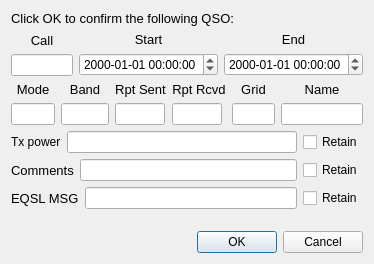
<?xml version="1.0" encoding="UTF-8"?>
<ui version="4.0">
 <class>LogQSO</class>
 <widget class="QDialog" name="LogQSO">
  <property name="geometry">
   <rect>
    <x>0</x>
    <y>0</y>
    <width>374</width>
    <height>264</height>
   </rect>
  </property>
  <property name="sizePolicy">
   <sizepolicy hsizetype="Preferred" vsizetype="Preferred">
    <horstretch>0</horstretch>
    <verstretch>0</verstretch>
   </sizepolicy>
  </property>
  <layout class="QVBoxLayout" name="verticalLayout_11">
   <item>
    <widget class="QLabel" name="label">
     <property name="font">
      <font>
       <pointsize>10</pointsize>
      </font>
     </property>
     <property name="text">
      <string>Click OK to confirm the following QSO:</string>
     </property>
    </widget>
   </item>
   <item>
    <layout class="QHBoxLayout" name="horizontalLayout_2">
     <item>
      <layout class="QVBoxLayout" name="verticalLayout">
       <item>
        <widget class="QLabel" name="lab1">
         <property name="font">
          <font>
           <pointsize>10</pointsize>
          </font>
         </property>
         <property name="text">
          <string>Call</string>
         </property>
         <property name="alignment">
          <set>Qt::AlignCenter</set>
         </property>
        </widget>
       </item>
       <item>
        <widget class="QLineEdit" name="call"/>
       </item>
      </layout>
     </item>
     <item>
      <layout class="QVBoxLayout" name="verticalLayout_2">
       <item>
        <widget class="QLabel" name="lab2">
         <property name="font">
          <font>
           <pointsize>10</pointsize>
          </font>
         </property>
         <property name="text">
          <string>Start</string>
         </property>
         <property name="alignment">
          <set>Qt::AlignCenter</set>
         </property>
        </widget>
       </item>
       <item>
        <widget class="QDateTimeEdit" name="start_date_time">
         <property name="sizePolicy">
          <sizepolicy hsizetype="Maximum" vsizetype="Fixed">
           <horstretch>0</horstretch>
           <verstretch>0</verstretch>
          </sizepolicy>
         </property>
         <property name="displayFormat">
          <string notr="true">yyyy-MM-dd HH:mm:ss</string>
         </property>
        </widget>
       </item>
      </layout>
     </item>
     <item>
      <layout class="QVBoxLayout" name="verticalLayout_3">
       <item>
        <widget class="QLabel" name="lab2_3">
         <property name="font">
          <font>
           <pointsize>10</pointsize>
          </font>
         </property>
         <property name="text">
          <string>End</string>
         </property>
         <property name="alignment">
          <set>Qt::AlignCenter</set>
         </property>
        </widget>
       </item>
       <item>
        <widget class="QDateTimeEdit" name="end_date_time">
         <property name="sizePolicy">
          <sizepolicy hsizetype="Maximum" vsizetype="Fixed">
           <horstretch>0</horstretch>
           <verstretch>0</verstretch>
          </sizepolicy>
         </property>
         <property name="displayFormat">
          <string notr="true">yyyy-MM-dd HH:mm:ss</string>
         </property>
        </widget>
       </item>
      </layout>
     </item>
    </layout>
   </item>
   <item>
    <layout class="QHBoxLayout" name="horizontalLayout_4">
     <item>
      <layout class="QVBoxLayout" name="verticalLayout_4">
       <item>
        <widget class="QLabel" name="lab4">
         <property name="font">
          <font>
           <pointsize>10</pointsize>
          </font>
         </property>
         <property name="text">
          <string>Mode</string>
         </property>
         <property name="alignment">
          <set>Qt::AlignCenter</set>
         </property>
        </widget>
       </item>
       <item>
        <widget class="QLineEdit" name="mode">
         <property name="maximumSize">
          <size>
           <width>70</width>
           <height>16777215</height>
          </size>
         </property>
        </widget>
       </item>
      </layout>
     </item>
     <item>
      <layout class="QVBoxLayout" name="verticalLayout_6">
       <item>
        <widget class="QLabel" name="lab5">
         <property name="font">
          <font>
           <pointsize>10</pointsize>
          </font>
         </property>
         <property name="text">
          <string>Band</string>
         </property>
         <property name="alignment">
          <set>Qt::AlignCenter</set>
         </property>
        </widget>
       </item>
       <item>
        <widget class="QLineEdit" name="band">
         <property name="minimumSize">
          <size>
           <width>48</width>
           <height>0</height>
          </size>
         </property>
         <property name="maximumSize">
          <size>
           <width>64</width>
           <height>16777215</height>
          </size>
         </property>
        </widget>
       </item>
      </layout>
     </item>
     <item>
      <layout class="QVBoxLayout" name="verticalLayout_7">
       <item>
        <widget class="QLabel" name="lab6">
         <property name="font">
          <font>
           <pointsize>10</pointsize>
          </font>
         </property>
         <property name="text">
          <string>Rpt Sent</string>
         </property>
         <property name="alignment">
          <set>Qt::AlignCenter</set>
         </property>
        </widget>
       </item>
       <item>
        <widget class="QLineEdit" name="sent">
         <property name="maximumSize">
          <size>
           <width>50</width>
           <height>16777215</height>
          </size>
         </property>
        </widget>
       </item>
      </layout>
     </item>
     <item>
      <layout class="QVBoxLayout" name="verticalLayout_8">
       <item>
        <widget class="QLabel" name="lab7">
         <property name="font">
          <font>
           <pointsize>10</pointsize>
          </font>
         </property>
         <property name="text">
          <string>Rpt Rcvd</string>
         </property>
         <property name="alignment">
          <set>Qt::AlignCenter</set>
         </property>
        </widget>
       </item>
       <item>
        <widget class="QLineEdit" name="rcvd">
         <property name="maximumSize">
          <size>
           <width>50</width>
           <height>16777215</height>
          </size>
         </property>
        </widget>
       </item>
      </layout>
     </item>
     <item>
      <layout class="QVBoxLayout" name="verticalLayout_9">
       <item>
        <widget class="QLabel" name="lab8">
         <property name="font">
          <font>
           <pointsize>10</pointsize>
          </font>
         </property>
         <property name="text">
          <string>Grid</string>
         </property>
         <property name="alignment">
          <set>Qt::AlignCenter</set>
         </property>
        </widget>
       </item>
       <item>
        <widget class="QLineEdit" name="grid">
         <property name="maximumSize">
          <size>
           <width>70</width>
           <height>16777215</height>
          </size>
         </property>
        </widget>
       </item>
      </layout>
     </item>
     <item>
      <layout class="QVBoxLayout" name="verticalLayout_10">
       <item>
        <widget class="QLabel" name="lab9">
         <property name="enabled">
          <bool>true</bool>
         </property>
         <property name="font">
          <font>
           <pointsize>10</pointsize>
          </font>
         </property>
         <property name="text">
          <string>Name</string>
         </property>
         <property name="alignment">
          <set>Qt::AlignCenter</set>
         </property>
        </widget>
       </item>
       <item>
        <widget class="QLineEdit" name="name">
         <property name="enabled">
          <bool>true</bool>
         </property>
        </widget>
       </item>
      </layout>
     </item>
    </layout>
   </item>
   <item>
    <layout class="QHBoxLayout" name="horizontalLayout_6">
     <item>
      <widget class="QLabel" name="label_2">
       <property name="text">
        <string>Tx power</string>
       </property>
      </widget>
     </item>
     <item>
      <widget class="QLineEdit" name="txPower"/>
     </item>
     <item>
      <widget class="QCheckBox" name="cbTxPower">
       <property name="text">
        <string>Retain</string>
       </property>
      </widget>
     </item>
    </layout>
   </item>
   <item>
    <layout class="QHBoxLayout" name="horizontalLayout">
     <item>
      <widget class="QLabel" name="lab10">
       <property name="enabled">
        <bool>true</bool>
       </property>
       <property name="font">
        <font>
         <pointsize>10</pointsize>
        </font>
       </property>
       <property name="text">
        <string>Comments</string>
       </property>
      </widget>
     </item>
     <item>
      <widget class="QLineEdit" name="comments">
       <property name="enabled">
        <bool>true</bool>
       </property>
      </widget>
     </item>
     <item>
      <widget class="QCheckBox" name="cbComments">
       <property name="text">
        <string>Retain</string>
       </property>
      </widget>
     </item>
    </layout>
   </item>
   <item>
    <layout class="QHBoxLayout" name="horizontalLayout_7">
     <item>
      <widget class="QLabel" name="lab11">
       <property name="enabled">
        <bool>true</bool>
       </property>
       <property name="font">
        <font>
         <pointsize>10</pointsize>
        </font>
       </property>
       <property name="text">
        <string>EQSL MSG</string>
       </property>
      </widget>
     </item>
     <item>
      <widget class="QLineEdit" name="eqslcomments">
       <property name="enabled">
        <bool>true</bool>
       </property>
      </widget>
     </item>
     <item>
      <widget class="QCheckBox" name="cbEqslComments">
       <property name="text">
        <string>Retain</string>
       </property>
      </widget>
     </item>
    </layout>
   </item>
   <item>
    <spacer name="verticalSpacer">
     <property name="orientation">
      <enum>Qt::Vertical</enum>
     </property>
     <property name="sizeHint" stdset="0">
      <size>
       <width>0</width>
       <height>0</height>
      </size>
     </property>
    </spacer>
   </item>
   <item>
    <widget class="QDialogButtonBox" name="buttonBox">
     <property name="orientation">
      <enum>Qt::Horizontal</enum>
     </property>
     <property name="standardButtons">
      <set>QDialogButtonBox::Cancel|QDialogButtonBox::Ok</set>
     </property>
    </widget>
   </item>
  </layout>
 </widget>
 <tabstops>
  <tabstop>call</tabstop>
  <tabstop>start_date_time</tabstop>
  <tabstop>end_date_time</tabstop>
  <tabstop>mode</tabstop>
  <tabstop>band</tabstop>
  <tabstop>sent</tabstop>
  <tabstop>rcvd</tabstop>
  <tabstop>grid</tabstop>
  <tabstop>name</tabstop>
  <tabstop>txPower</tabstop>
  <tabstop>cbTxPower</tabstop>
  <tabstop>comments</tabstop>
  <tabstop>cbComments</tabstop>
 </tabstops>
 <resources/>
 <connections>
  <connection>
   <sender>buttonBox</sender>
   <signal>accepted()</signal>
   <receiver>LogQSO</receiver>
   <slot>accept()</slot>
   <hints>
    <hint type="sourcelabel">
     <x>248</x>
     <y>254</y>
    </hint>
    <hint type="destinationlabel">
     <x>157</x>
     <y>274</y>
    </hint>
   </hints>
  </connection>
  <connection>
   <sender>buttonBox</sender>
   <signal>rejected()</signal>
   <receiver>LogQSO</receiver>
   <slot>reject()</slot>
   <hints>
    <hint type="sourcelabel">
     <x>316</x>
     <y>260</y>
    </hint>
    <hint type="destinationlabel">
     <x>286</x>
     <y>274</y>
    </hint>
   </hints>
  </connection>
 </connections>
</ui>
